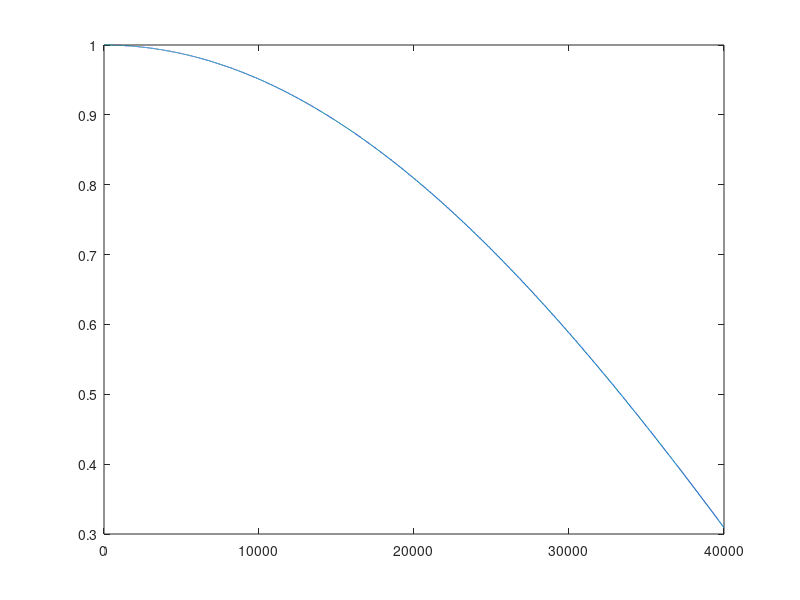

Recreate this plot in MATLAB.
clear all;
sintablen = 4096;
for j = 0:sintablen-1
    COSTAB_FOR(j+1) = cos(2*pi*j/sintablen);
end

SINTAB = (-sin(2*pi*(0:sintablen-1)./sintablen));
COSTAB = (cos(2*pi*(0:sintablen-1)./sintablen));

% n = 1:10000;
% time_base=0:10000-1;
% correction_signal=exp(i*(0.0006283)*time_base);
% correction_signal1=exp(i*(0.00006283)*time_base);
% plot(n, real(correction_signal), n, real(correction_signal1))

 error_costab = COSTAB - COSTAB_FOR;

fs1 = 20000000;
F_required = 100;
index = 1; 
step = ((F_required/fs1)*sintablen);
phaser = 0;
for i = 1:40000
    dds_cos1(i) = COSTAB(round(index));
    dds_sin1(i) = SINTAB(round(index));

    index = index+step;

    if index>sintablen
      index = index - sintablen;
    end
    indexii(i) = (index);

%     sig(i) = cordicrotate(phaser, 1, 14);
%     phaser = phaser + 0.6283;
%         if (phaser < -pi)
%             phaser = phaser + 2*pi;
%         elseif (phaser > pi)
%             phaser = phaser - 2*pi;
%         end
end
% 
figure(11)
n = (1:40000).';
% 
%     spectrumScope = spectrumAnalyzer(SampleRate=1000, ...            
%             AveragingMethod='exponential',ForgettingFactor=0.99, ...
%             YLimits=[-30 10],ShowLegend=true);
% 
%     spectrumScope([sig.']);

plot(n, dds_cos1)
% plot(n, indexii*2*pi/1/fs1)
% title('Адрес таблицы от фазы')
% xlabel('Номер отсчета') 
% ylabel('Адрес из таблицы') 
